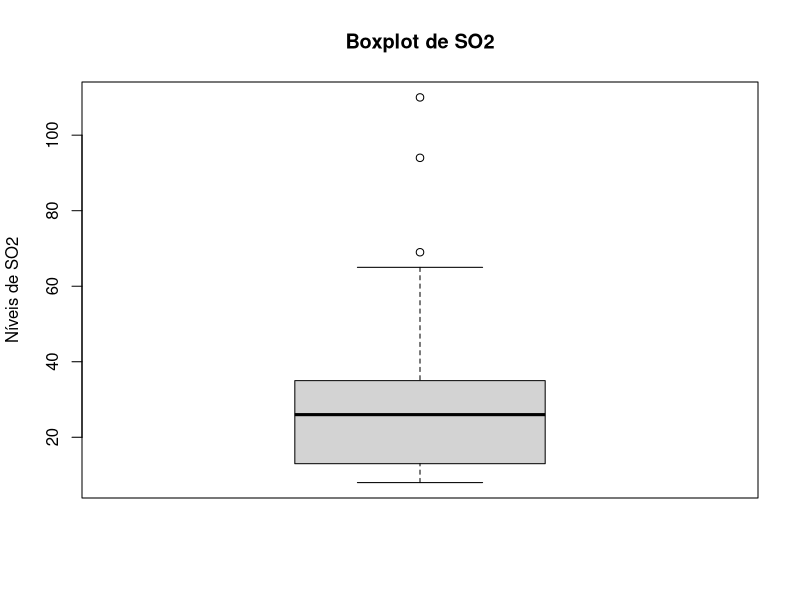
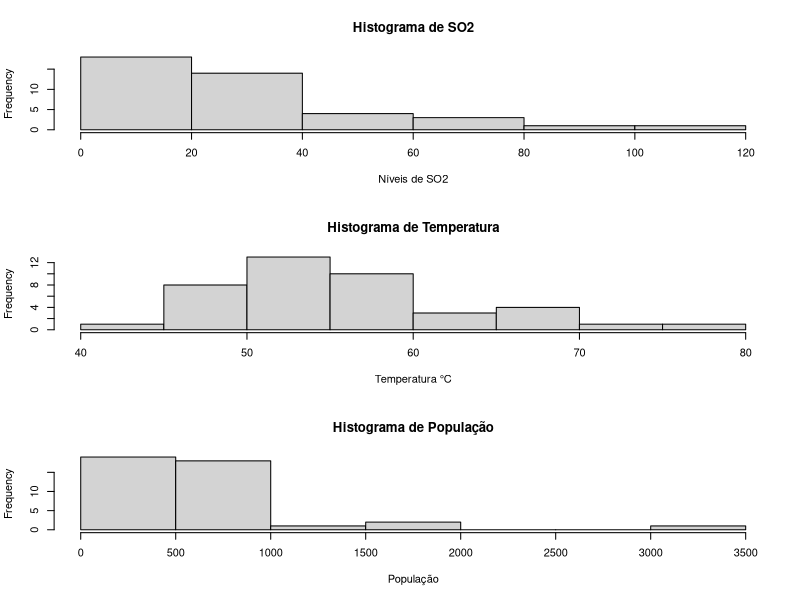
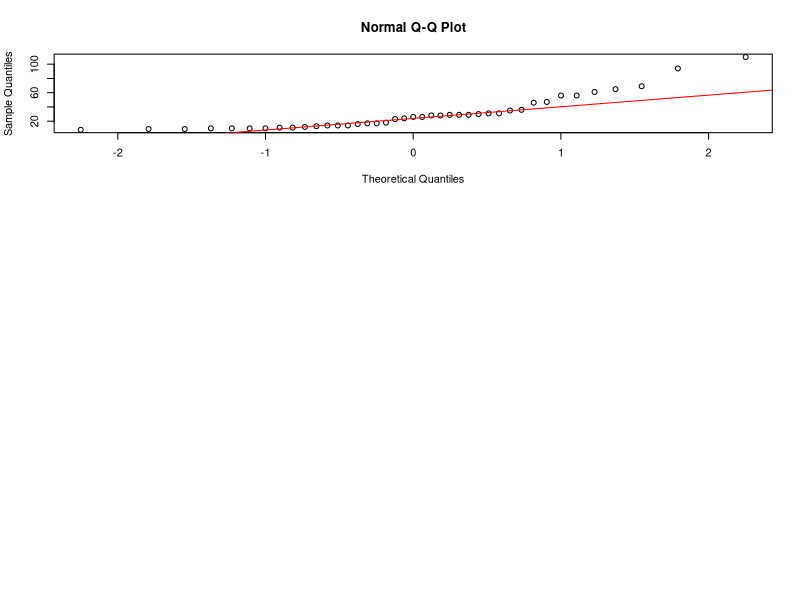
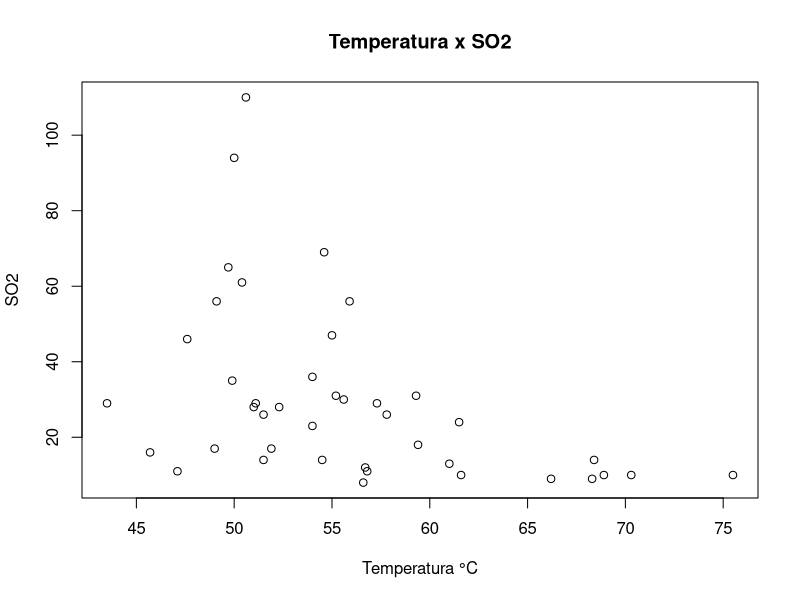

R code for these plots, in order:
setwd("I:/mestrado/statistic-data-analysis")

# Carregando os dados
usair <- read.csv(file="src/usair.csv",head=TRUE,sep=",")

# Resumo das medidas descritivas para as variáveis selecionadas
summary(usair[c("SO2", "temp", "popn")])

# Definir uma função para realizar o teste de Shapiro-Wilk e interpretar os resultados
testar_normalidade <- function(data, variable_name) {
  test_result <- shapiro.test(data)
  cat("\nTeste de Shapiro-Wilk para", variable_name, ":\n")
  print(test_result)
  if (test_result$p.value < 0.05) {
    cat("Resultado:", variable_name, "não segue uma distribuição normal (p < 0.05)\n")
  } else {
    cat("Resultado:", variable_name, "pode seguir uma distribuição normal (p >= 0.05)\n")
  }
}

boxplot(
    usair$SO2, 
    main="Boxplot de SO2", 
    ylab="Níveis de SO2"
)

# Plotando histogramas
par(mfrow = c(3, 1))
hist(
    usair$SO2, 
    main = "Histograma de SO2", 
    xlab = "Níveis de SO2"
)
hist(
    usair$temp, 
    main = "Histograma de Temperatura", 
    xlab = "Temperatura °C"
)
hist(
    usair$popn, 
    main = "Histograma de População", 
    xlab = "População"
)

# Teste de Shapiro-Wilk para SO2
# Aplicar a função para cada variável
testar_normalidade(usair$SO2, "SO2")
testar_normalidade(usair$temp, "Temperatura")
testar_normalidade(usair$popn, "População")

# Q-Q plot para SO2
qqnorm(usair$SO2)
qqline(usair$SO2, col = "red")

# Plotando gráfico de dispersão
par(mfrow = c(1, 1))
plot(
    usair$temp, 
    usair$SO2, 
    main = "Temperatura x SO2", 
    xlab = "Temperatura °C", 
    ylab = "SO2"
)

# Cálculo do Intervalo de Confiança para a média de SO2
n <- length(usair$SO2)
mean_so2 <- mean(usair$SO2)
sd_so2 <- sd(usair$SO2)
error_margin <- qt(0.975, df=n-1) * sd_so2 / sqrt(n)
ci_lower <- mean_so2 - error_margin
ci_upper <- mean_so2 + error_margin

c("Média Vendas:", mean_so2, "Margem de Erro:", error_margin)
cat("Intervalo de Confiança para a média de SO2:", ci_lower, ci_upper)